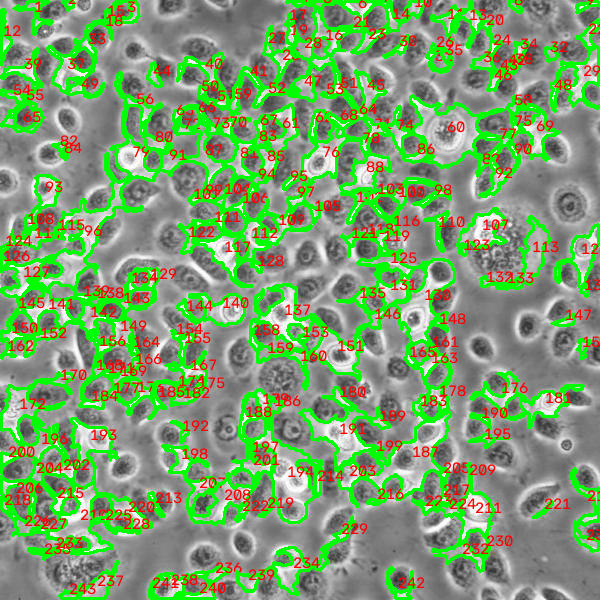
#> input picture detected_cells.png, 600 x 600 px
$ python main.py --image detected_cells.png
#> lines starting #> are read from the running program, lines starting #| are printed output that depends on the picture; after the words box and inside, x2 and y2 are one past the last pixel; in counts of white or black regions, pixels touching at a corner belong together
import cv2
import numpy as np
import pandas as pd
import matplotlib.pyplot as plt
import argparse
import os


def analyze_cells(image_path, output_dir="results", min_area=50):

#> called with image_path = 'detected_cells.png', output_dir = 'results', min_area = 50
    os.makedirs(output_dir, exist_ok=True)

    image = cv2.imread(image_path)
#> image is the input picture: shape (600, 600, 3); mean B, G, R 107.9, 161.1, 121.4

    if image is None:
        raise ValueError("Unable to load image. Check image path.")

    original = image.copy()
    gray = cv2.cvtColor(image, cv2.COLOR_BGR2GRAY)
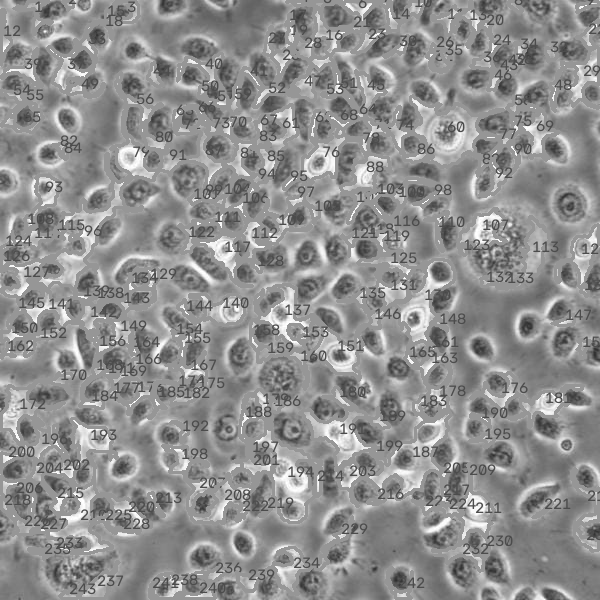
#> gray: shape (600, 600); min 45, max 255, mean 143.2

    # Image preprocessing
    blurred = cv2.GaussianBlur(gray, (5, 5), 0)

    # Automatic thresholding
    threshold_value, _ = cv2.threshold(
        blurred, 0, 255,
        cv2.THRESH_BINARY + cv2.THRESH_OTSU
    )
#> threshold_value = 142

    border = np.concatenate([
        gray[0, :], gray[-1, :],
        gray[:, 0], gray[:, -1]
    ])
#> border = 2400 values, max 255 at index 1144, min 54 at index 163, mean 140.9

    polarity = (
        cv2.THRESH_BINARY_INV
        if np.median(border) > threshold_value
        else cv2.THRESH_BINARY
    )
#> polarity = 1

    _, binary = cv2.threshold(
        blurred, 0, 255, polarity + cv2.THRESH_OTSU
    )
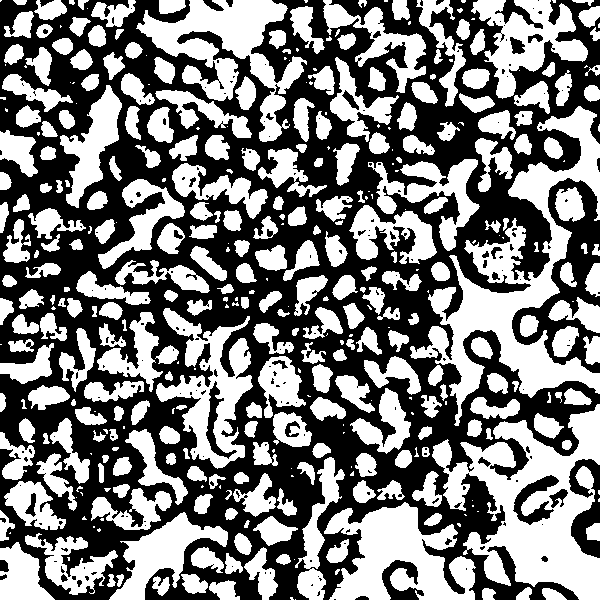
#> binary: shape (600, 600); 48.7% white; 391 white regions (114 under 20 px), largest, box (x1, y1, x2, y2) and area: (410, 106, 600, 426) 15973, (432, 404, 600, 600) 15336, (136, 0, 307, 142) 8596

    # Noise removal
    kernel = cv2.getStructuringElement(
        cv2.MORPH_ELLIPSE, (3, 3)
    )

    binary = cv2.morphologyEx(
        binary, cv2.MORPH_OPEN, kernel
    )
#> binary: shape (600, 600); 48.2% white; 366 white regions (86 under 20 px), largest, box (x1, y1, x2, y2) and area: (410, 106, 600, 426) 15898, (432, 404, 600, 600) 14908, (324, 502, 476, 600) 8407

    # Separate touching cells
    distance = cv2.distanceTransform(
        binary, cv2.DIST_L2, 5
    )

    if distance.max() == 0:
        raise ValueError("No objects detected in image.")

    _, foreground = cv2.threshold(
        distance, 0.35 * distance.max(),
        255, cv2.THRESH_BINARY
    )
#> foreground: shape (600, 600) float32; 3.2% white; 67 white regions (39 under 20 px), largest, box (x1, y1, x2, y2) and area: (505, 515, 600, 600) 2600, (349, 514, 417, 600) 1865, (194, 0, 274, 48) 1310

    foreground = np.uint8(foreground)
    background = cv2.dilate(binary, kernel, iterations=3)
#> background: shape (600, 600); 73.4% white; 171 black regions (84 under 20 px), largest, box (x1, y1, x2, y2) and area: (0, 0, 458, 582) 51678, (265, 0, 490, 220) 10343, (453, 164, 549, 290) 3655
    unknown = cv2.subtract(background, foreground)

    _, markers = cv2.connectedComponents(foreground)
#> markers: shape (600, 600) int32; 68 distinct labels, from 0 to 67

    markers = markers + 1
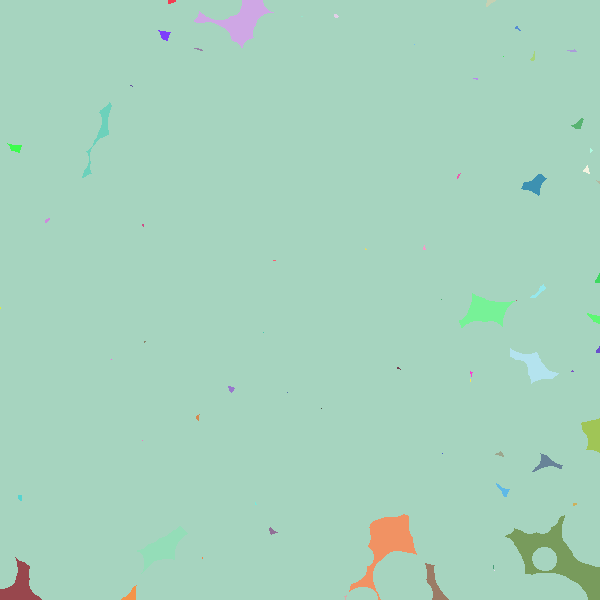
#> markers: shape (600, 600) int32; 68 distinct labels, from 1 to 68; one colour per label, 0 black
    markers[unknown == 255] = 0
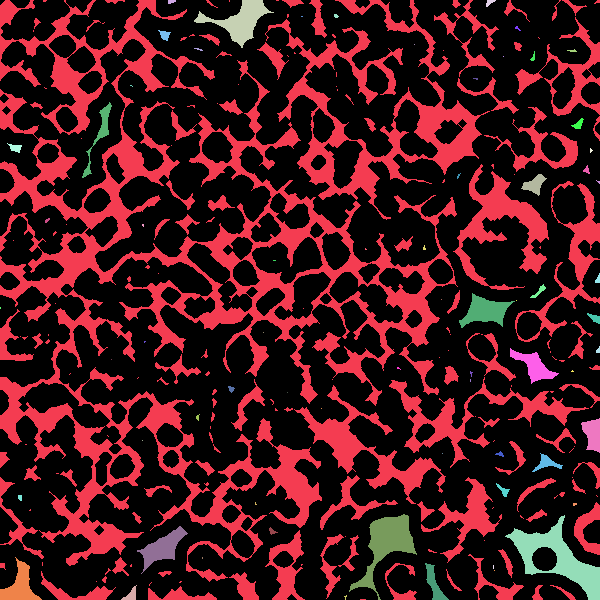
#> markers: shape (600, 600) int32; 69 distinct labels, from 0 to 68; one colour per label, 0 black

    markers = cv2.watershed(image.copy(), markers)
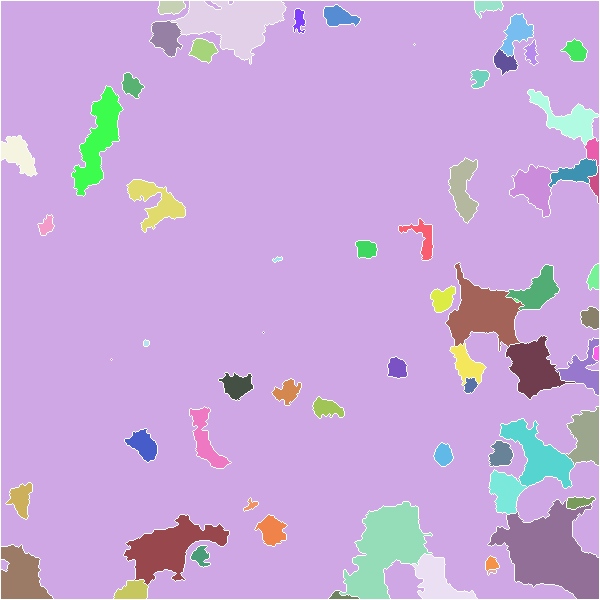
#> markers: shape (600, 600) int32; 68 distinct labels, from -1 to 68; one colour per label, 0 black, -1 white

    output = original.copy()
    measurements = []
    cell_id = 1

    # Cell measurement
    for label in np.unique(markers):

        if label <= 1:
            continue

        mask = np.uint8(markers == label) * 255
        area = cv2.countNonZero(mask)

        if area < min_area:
            continue

        contours, _ = cv2.findContours(
            mask, cv2.RETR_EXTERNAL,
            cv2.CHAIN_APPROX_SIMPLE
        )

        if not contours:
            continue

        contour = max(contours, key=cv2.contourArea)

        perimeter = cv2.arcLength(contour, True)

        if perimeter <= 0:
            continue

        circularity = (
            4 * np.pi * area / (perimeter ** 2)
        )

        circularity = min(circularity, 1.0)

        diameter = np.sqrt(4 * area / np.pi)

        moments = cv2.moments(contour)

        if moments["m00"] == 0:
            continue

        cx = int(moments["m10"] / moments["m00"])
        cy = int(moments["m01"] / moments["m00"])

        measurements.append({
            "Cell_ID": cell_id,
            "Area_pixels": area,
            "Perimeter_pixels": round(perimeter, 2),
            "Circularity": round(circularity, 4),
            "Equivalent_Diameter_pixels": round(diameter, 2),
            "Centroid_X": cx,
            "Centroid_Y": cy
        })

        cv2.drawContours(
            output, [contour], -1, (0, 255, 0), 2
        )

        cv2.putText(
            output, str(cell_id), (cx, cy),
            cv2.FONT_HERSHEY_SIMPLEX,
            0.5, (0, 0, 255), 1
        )

        cell_id += 1
#> this loop made 68 passes
#> (area, perimeter, circularity, diameter, cx, cy) on passes 3, 4, 5, 6, 7, 8, 9, 11, 12, 13, 14, 15: (288, 70.63, 0.726, 19.15, 170, 6), (3674, 388.2, 0.306, 68.4, 233, 22), (265, 86.53, 0.445, 18.37, 487, 5), (486, 98.43, 0.63, 24.88, 338, 16), (179, 83.01, 0.326, 15.1, 298, 19), (662, 144.9, 0.396, 29.03, 516, 32), (755, 128.4, 0.576, 31, 165, 36), (417, 85.25, 0.721, 23.04, 202, 49), (338, 77.01, 0.716, 20.74, 575, 50), (178, 74.91, 0.399, 15.05, 531, 52), (346, 84.91, 0.603, 20.99, 504, 61), (219, 71.36, 0.541, 16.7, 479, 77)
#> area on passes 29, 37: 23, 25
#> mask: shape (600, 600); 0.03% white; 1 white region, box (x1, y1, x2, y2) and area: (329, 591, 359, 599) 114
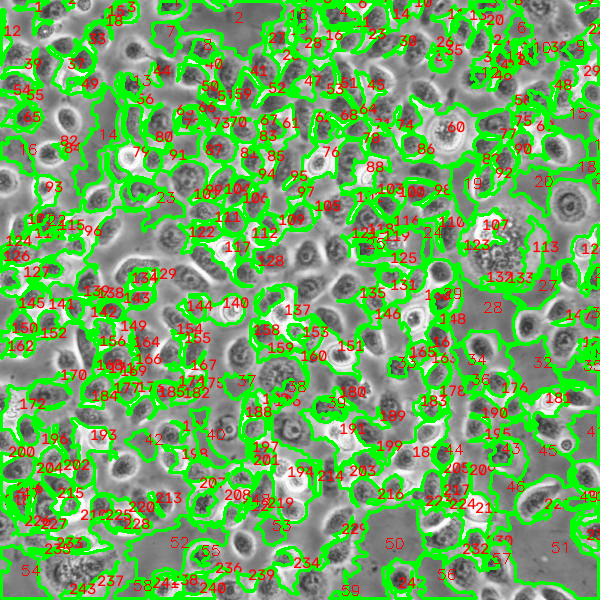
#> output: shape (600, 600, 3); 7.69% of pixels changed, all inside (x1, y1, x2, y2) = (0, 0, 600, 600)
#> after the loop, cell_id = 60; measurements = 59 items

    # Save results
    df = pd.DataFrame(measurements)
#> df = table of 59 rows and 7 columns

    csv_path = os.path.join(
        output_dir, "cell_measurements.csv"
    )

    image_output = os.path.join(
        output_dir, "detected_cells.png"
    )

    df.to_csv(csv_path, index=False)
    cv2.imwrite(image_output, output)

    # Create area distribution graph
    if not df.empty:

        plt.figure(figsize=(8, 5))

        plt.hist(
            df["Area_pixels"],
            bins=15,
            edgecolor="black"
        )

        plt.title("Cell Area Distribution")
        plt.xlabel("Cell Area (pixels)")
        plt.ylabel("Number of Cells")

        plt.tight_layout()

        plt.savefig(
            os.path.join(
                output_dir, "cell_area_distribution.png"
            )
        )
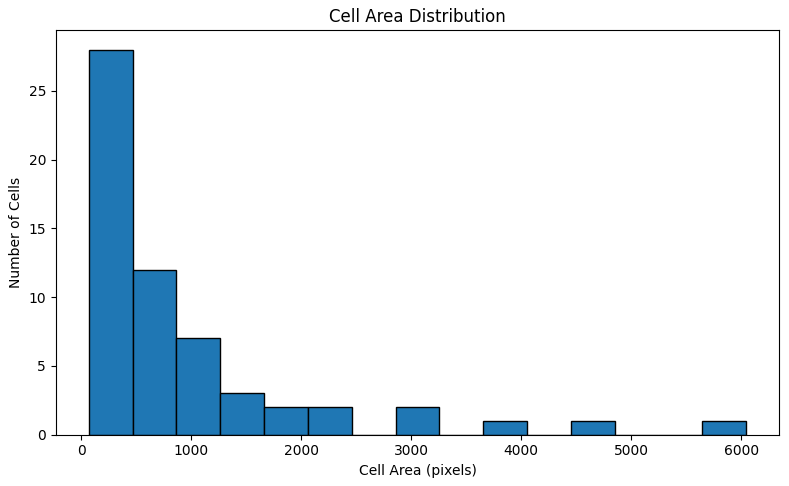
#> figure drawn by matplotlib, 1 panel; tallest bar 28 high, from x = 68 to 466.5

        plt.close()

        average_area = df["Area_pixels"].mean()
#> average_area = 930
        average_circularity = df["Circularity"].mean()
#> average_circularity = 0.49

    else:
        average_area = 0
        average_circularity = 0

    print("\n===== CELL ANALYSIS REPORT =====")
    print("Total Cells:", len(df))
#| Total Cells: 59
    print("Average Area:", round(average_area, 2))
#| Average Area: 930.03
    print("Average Circularity:", round(average_circularity, 4))
#| Average Circularity: 0.4901
    print("CSV:", csv_path)
    print("Annotated Image:", image_output)
    print("================================")

    return df


if __name__ == "__main__":

    parser = argparse.ArgumentParser(
        description="Automated Cell Counting and Morphology Analyzer"
    )

    parser.add_argument(
        "--image", required=True,
        help="Path to microscopy image"
    )

    parser.add_argument(
        "--output", default="results"
    )

    parser.add_argument(
        "--min-area", type=int, default=50
    )

    args = parser.parse_args()

    analyze_cells(
        args.image,
        args.output,
        args.min_area
    )
